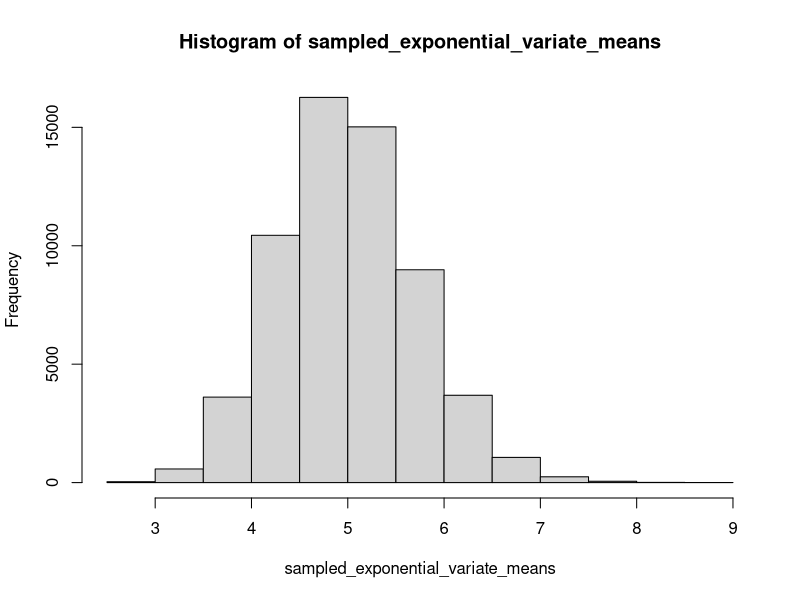
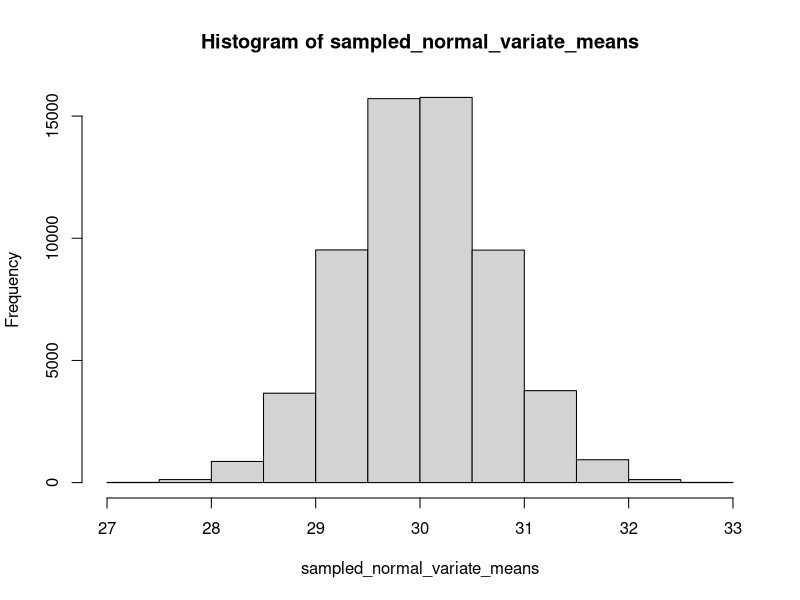
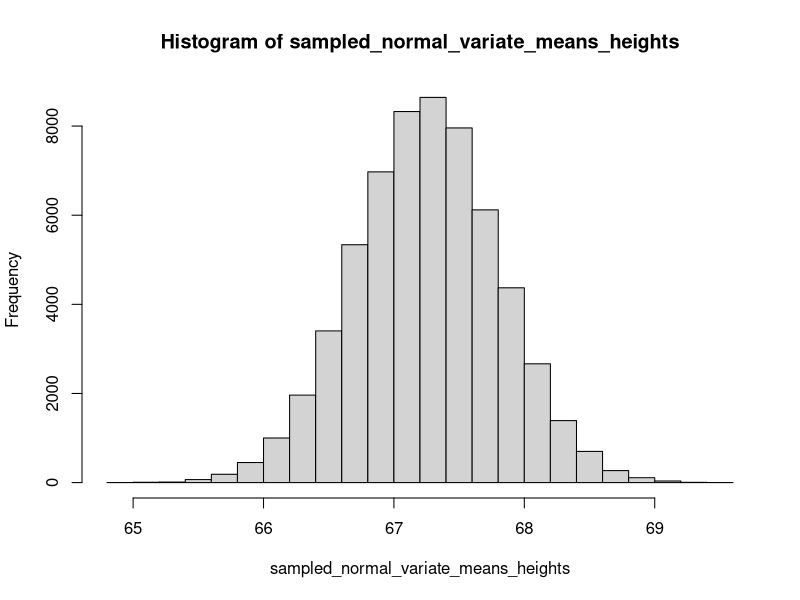

R code for these plots, in order: (Note: this script raises an error after producing the figures.)
#Central Limit Theorem Example
#no tidyverse packages, base R
rm(list=ls())


#exponential distribution, mean 5, rate 1/5 ----

#sample just 50 variates, 60000 times
sampled_exponential_variate_means <- numeric(length=60000)

for(i in 1:60000){ sampled_exponential_variate_means[i] <- mean(rexp(n=50,rate=1/5)) }

mean_sampled_exponential_means <- mean(sampled_exponential_variate_means)

stderror_exponential <- 5/sqrt(50)
stdev_samplemeans_exponential <- sd(sampled_exponential_variate_means)

#compare sampling mean, to population mean

mean_sampled_exponential_means/5

#compare standard error calculation, to standard deviation of the sample means
stderror_exponential/stdev_samplemeans_exponential

#histogram of the sampled means, verify it looks close to normally distributed
hist(sampled_exponential_variate_means)




#normal distribution: mean 30 SD 5 ----

#sample just 50 variates, 60000 times
sampled_normal_variate_means <- numeric(length=60000)
for(i in 1:60000){  sampled_normal_variate_means[i] <- mean(rnorm(n=50,mean=30,sd=5))}

mean_sampled_normal_means <- mean(sampled_normal_variate_means)

stderror_normal <- 5/sqrt(50)
stdev_samplemeans_normal <- sd(sampled_normal_variate_means)

#compare sampling mean, to population mean

mean_sampled_normal_means/30

#compare standard error calculation, to standard deviation of the sample means
stderror_normal/stdev_samplemeans_normal

#histogram of the sampled means, verify it looks close to normally distributed
hist(sampled_normal_variate_means)




#normal distribution in heights----
#adult men  height mean 70 inches , sd 3inches
#adult women height mean 64.5 inches , sd 2.5 inches
#assuming 50% men/50% women: mean 67.25, sd 3.9

sampled_normal_variate_means_heights <- numeric(length=60000)
for(i in 1:60000){  sampled_normal_variate_means_heights[i] <- mean(rnorm(n=50,mean=67.25,sd=3.9))}

mean_sampled_normal_means_height <- mean(sampled_normal_variate_means_heights)

stderror_normal_height <- 3.9/sqrt(50)
stdev_samplemeans_normal_height <- sd(sampled_normal_variate_means_heights)

#compare sampling mean, to population mean

mean_sampled_normal_means_height/67.25

#compare standard error calculation, to standard deviation of the sample means
stderror_normal_height/stdev_samplemeans_normal_height

#histogram of the sampled means, verify it looks close to normally distributed
hist(sampled_normal_variate_means_heights)



#95% CI example for heights. mean 67.25 SD 3.9.  se <- 3.9/sqrt(50)
ci_95_heights <- cbind.data.frame(sample_mean = sampled_normal_variate_means_heights,stringsAsFactors=FALSE) %>%
  dplyr::mutate(CI_95_Low = sample_mean-1.96*stderror_normal_height, CI_95_High = sample_mean+1.96*stderror_normal_height) %>%
  dplyr::mutate(population_mean_in_interval = dplyr::if_else(CI_95_Low<=67.25 & CI_95_High>=67.25, "Yes",'No'))
